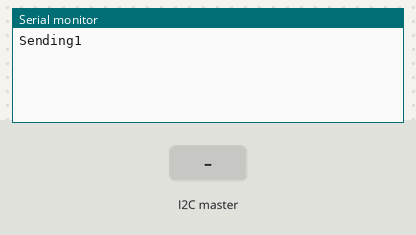
A sketch run on a simulated Arduino Uno, built with avr-gcc and run on an emulated ATmega328P. On the bench: the last lines printed to the serial monitor. Inputs (shaded band) come from the test bench.

Above: at 1.2 s.
1.3 s: the I2C master sends the byte 1
At 1.46 s:
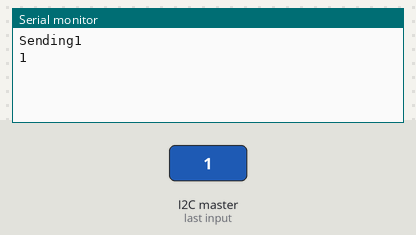
2.8 s: the I2C master sends the byte 0
At 2.96 s:
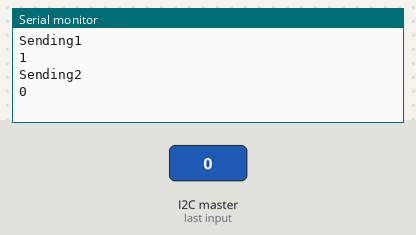
Timing chart, 0 to 5.8 s (numbered marks = the images above; inputs shaded):
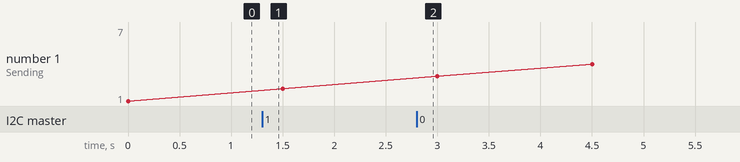

Measured:
- after the input at 1.3 s, the serial monitor: prints a new line at once (image 1)
- after the input at 2.8 s, the serial monitor: prints a new line at once (image 2)

The sketch:

Slave_27_01_18.ino
```cpp
#include <Wire.h>

int no = 1;
void setup() {
  Wire.begin(8);                // join i2c bus with address #8
  Wire.onRequest(requestEvent); // register event
  Wire.onReceive(receiveEvent);
  Serial.begin(9600);
}

void loop() {
  requestEvent();
  delay(1500);
}

// function that executes whenever data is requested by master
// this function is registered as an event, see setup()
void requestEvent() {
  Serial.print ("Sending");
  Serial.println (no);
  Wire.write(no); // respond with message of 6 bytes
  // as expected by master
  no = no > 8 ? 0 : (no+1);
}

void receiveEvent(int howMany) {
  while (1 < Wire.available()) { // loop through all but the last
    int c = Wire.read(); // receive byte as a character
    Serial.print(c);         // print the character
  }
  int x = Wire.read();    // receive byte as an integer
  Serial.println(x);         // print the integer
}
```
